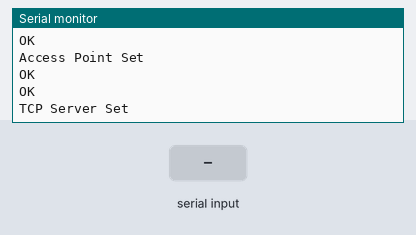
Recording of a sketch running on a simulated Arduino Mega 2560, built with avr-gcc and run on an emulated ATmega2560. Shown: the last lines printed to the serial monitor. Inputs (shaded band) come from the test bench. The modem accepts every AT command (registered, SIM ready, sends succeed) and sends nothing else.

Above: at 2.2 s.
2.3 s: "1" received over the second serial link
At 2.7 s:
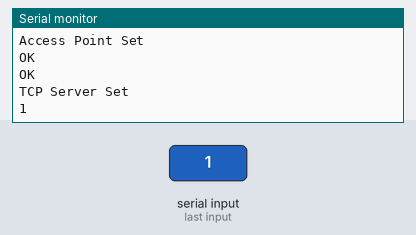
3.8 s: "0" received over the second serial link
At 5.1 s:
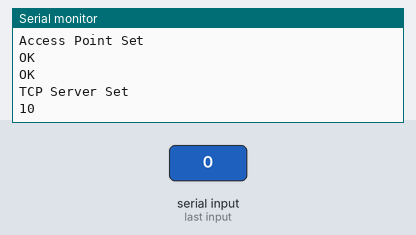

The sketch:

autosetup_ESP_MODULE_host.ino
```cpp
//Writen by Brendan Cain 1/15/2020
//UMBC ISC team 1 CMPE capstone
//This code is run on the Host side, sets up an access point and hosts a TCP connection

String res_OK = "OK";
String res_ERROR = "ERROR";
String res_ready = "ready";
String ssid = "host"; //these should be hardcoded on station side as well
String pass = "12345ics!";
String cwmode = "2"; //Access Point mode
String cipmux = "1"; //Multiple TCP connection mode for host
String wifi_channel = "1"; //wifi band channel for soft ap
String port = "80"; //port to host the tcp server on
String enc_mode = "3"; //encryption mode is WPA2_PSK

void setup() {
  Serial.begin(9600);
  Serial2.begin(115200);

  delay(1000);
  Serial.println(reset_ESP());  //resets the ESP
  Serial.println("RST DONE");
  Serial.println(setup_ap()); //sets up access point
  Serial.println("Access Point Set");
  Serial.println(setup_tcp_host()); //sets up tcp connection
  Serial.println("TCP Server Set");
}

void loop() {
   // put your main code here, to run repeatedly:

  if(Serial2.available()) {
    byte b = Serial2.read();
    Serial.write(b);
  }

  if(Serial.available()) {
    byte a = Serial.read();
    Serial2.write(a);
  }

}

/*Sets up the access point:
 * sets the ESP's Mode to access point mode
 * starts the softAP with the given global parameters
 * returns OK on success or an Error message with the ESP output
 */
String setup_ap() {
  String response = "";
  String MODE = "AT+CWMODE_CUR=" + cwmode + "\r\n";
  String retval = send_command(MODE, 1);
  if(retval.endsWith(res_ERROR)) {
    return "ERROR: could not set the ESP to AP mode\n" + retval;
  }
  response += retval;

  //set up the access point
  String SAP = "AT+CWSAP_CUR=\"" + ssid + "\",\"" + pass + "\"," + wifi_channel + "," + enc_mode + "\r\n";
  retval = send_command(SAP, 1);
  if(retval.endsWith(res_ERROR)) {
    return "ERROR: could not setup Access Point\n" + retval;
  }
  response += retval;
  return response;
}

/*sets up a tcp server
 * sets CIPMUX to 1
 * turns on server to port 80
 * returns a string with "OK" on success, error message if failed
 */
String setup_tcp_host() {
  //set multiple connection mode
  String response;
  String MUX = "AT+CIPMUX=" + cipmux + "\r\n";
  String retval = send_command(MUX, 1);
  if(retval.endsWith(res_ERROR)) {
    return "ERROR: could not set multiple connection mode\n" + retval;
  }
  response += retval;

  //turns on tcp server on port 80
  String SERV = "AT+CIPSERVER=1," + port + "\r\n";
  retval = send_command(SERV, 1);
  if(retval.endsWith(res_ERROR)) {
    return "ERROR: could not set up server\n" + retval;
  }
  response += retval;
  return response;
}

/*
 * Resets ESP Module
 */
String reset_ESP() {
  String RST = "AT+RST\r\n";
  return send_command(RST, 2);
}


/*sends a command via serial terminal to ESP
 * command is the command to send in a String
 * num_resonse is the number of times ok, error, or ready would be sent
 * returns the string that was returned as a result
  */
String send_command(String command, int num_responses) {
  char c;
  String retval;
  String response = "";
  bool responded = false;

  Serial2.write(command.c_str()); //writes the command to the ESP port
  for(int i=0; i<num_responses; i++){ //loops for number of ok, error, or ready responses
    retval = "";
    while(!responded){ //loops until OK, ERROR, or ready is recieved
      while(Serial2.available()) {
        c = Serial2.read();
        if(c != '\0') {
          retval += c;
        }
      }
      if(retval.indexOf(res_OK) >= 0) responded = true;
      else if(retval.indexOf(res_ERROR) >= 0) responded = true;
      else if(retval.indexOf(res_ready) >= 0) responded = true;
    }
    response += retval;
    responded = false;
  }
  return response;
}
```

Measured:
- after the input at 2.3 s, the serial monitor: prints a new line at once (image 1)
- after the input at 3.8 s, the serial monitor: prints a new line at once (image 2)
